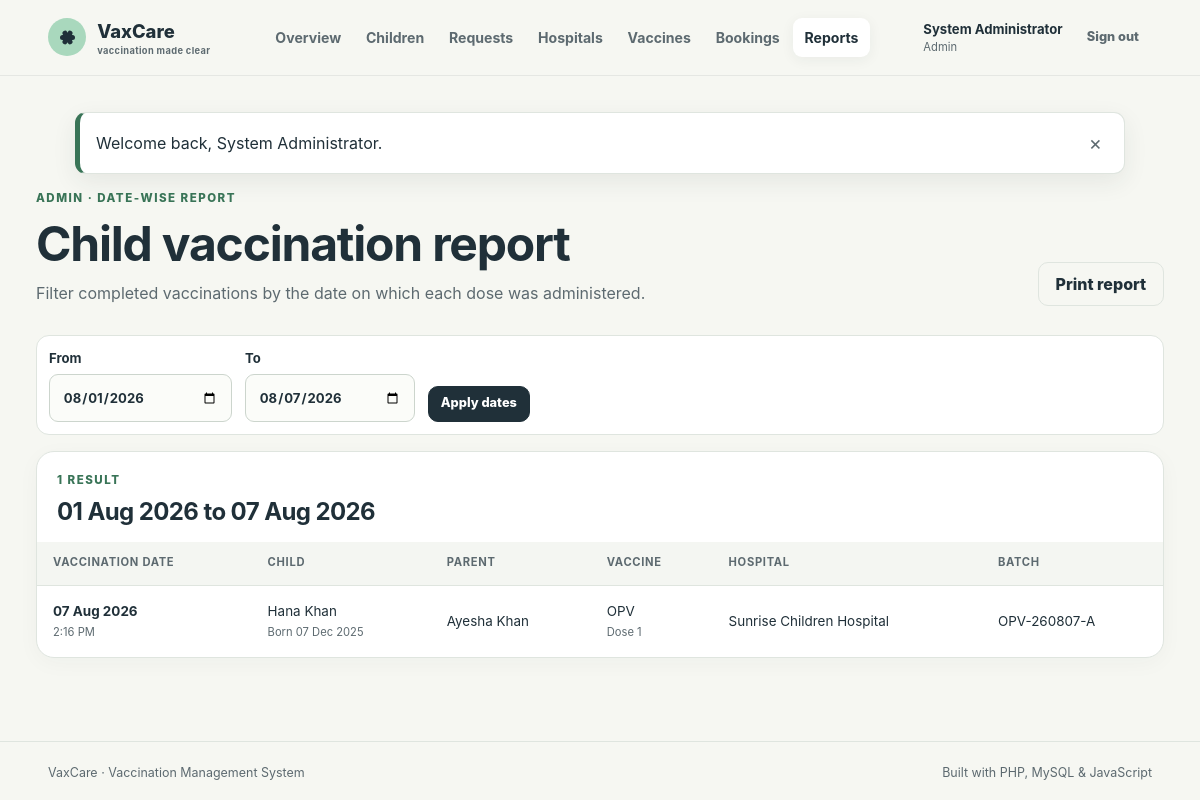
Page /index.php?route=admin.reports (signed in) on the committed database.
### tables this page shows
CREATE TABLE `vaccination_records` (
  `id` bigint(20) unsigned NOT NULL AUTO_INCREMENT,
  `appointment_id` bigint(20) unsigned NOT NULL,
  `child_id` bigint(20) unsigned NOT NULL,
  `vaccine_id` bigint(20) unsigned NOT NULL,
  `hospital_id` bigint(20) unsigned NOT NULL,
  `administered_at` datetime NOT NULL,
  `batch_number` varchar(80) DEFAULT NULL,
  `notes` varchar(500) DEFAULT NULL,
  `created_at` timestamp NOT NULL DEFAULT current_timestamp(),
  PRIMARY KEY (`id`),
  UNIQUE KEY `appointment_id` (`appointment_id`),
  KEY `fk_record_vaccine` (`vaccine_id`),
  KEY `fk_record_hospital` (`hospital_id`),
  KEY `idx_records_child_date` (`child_id`,`administered_at`),
  KEY `idx_records_date` (`administered_at`),
  CONSTRAINT `fk_record_appointment` FOREIGN KEY (`appointment_id`) REFERENCES `appointments` (`id`) ON DELETE CASCADE,
  CONSTRAINT `fk_record_child` FOREIGN KEY (`child_id`) REFERENCES `children` (`id`) ON DELETE CASCADE,
  CONSTRAINT `fk_record_hospital` FOREIGN KEY (`hospital_id`) REFERENCES `hospitals` (`id`),
  CONSTRAINT `fk_record_vaccine` FOREIGN KEY (`vaccine_id`) REFERENCES `vaccines` (`id`)
);

CREATE TABLE `children` (
  `id` bigint(20) unsigned NOT NULL AUTO_INCREMENT,
  `parent_id` bigint(20) unsigned NOT NULL,
  `name` varchar(100) NOT NULL,
  `date_of_birth` date NOT NULL,
  `gender` enum('female','male','other') NOT NULL,
  `blood_group` varchar(5) DEFAULT NULL,
  `medical_notes` varchar(500) DEFAULT NULL,
  `created_at` timestamp NOT NULL DEFAULT current_timestamp(),
  `updated_at` timestamp NOT NULL DEFAULT current_timestamp() ON UPDATE current_timestamp(),
  PRIMARY KEY (`id`),
  KEY `idx_children_parent` (`parent_id`),
  KEY `idx_children_birth` (`date_of_birth`),
  CONSTRAINT `fk_child_parent` FOREIGN KEY (`parent_id`) REFERENCES `users` (`id`) ON DELETE CASCADE
);

CREATE TABLE `users` (
  `id` bigint(20) unsigned NOT NULL AUTO_INCREMENT,
  `role` enum('admin','parent','hospital') NOT NULL,
  `name` varchar(100) NOT NULL,
  `email` varchar(190) NOT NULL,
  `password_hash` varchar(255) NOT NULL,
  `phone` varchar(30) DEFAULT NULL,
  `status` enum('active','inactive') NOT NULL DEFAULT 'active',
  `created_at` timestamp NOT NULL DEFAULT current_timestamp(),
  `updated_at` timestamp NOT NULL DEFAULT current_timestamp() ON UPDATE current_timestamp(),
  PRIMARY KEY (`id`),
  UNIQUE KEY `email` (`email`),
  KEY `idx_users_role_status` (`role`,`status`)
);

CREATE TABLE `vaccines` (
  `id` bigint(20) unsigned NOT NULL AUTO_INCREMENT,
  `name` varchar(100) NOT NULL,
  `disease` varchar(140) NOT NULL,
  `dose_label` varchar(60) NOT NULL,
  `recommended_age_months` smallint(5) unsigned NOT NULL,
  `description` varchar(500) DEFAULT NULL,
  `is_active` tinyint(1) NOT NULL DEFAULT 1,
  `created_at` timestamp NOT NULL DEFAULT current_timestamp(),
  PRIMARY KEY (`id`),
  UNIQUE KEY `uq_vaccine_schedule` (`name`,`dose_label`,`recommended_age_months`),
  KEY `idx_vaccine_age_active` (`recommended_age_months`,`is_active`)
);

### app/helpers.php (called while the page is built, shortened)
<?php
function e(mixed $value): string
{
    return htmlspecialchars((string) $value, ENT_QUOTES | ENT_SUBSTITUTE, 'UTF-8');
}
function display_date(?string $date, string $format = 'd M Y'): string
{
    return (new DateTimeImmutable($date))->format($format);
}
function render(string $view, array $data = []): never
{
    $viewFile = __DIR__ . '/views/' . $view . '.php';
    extract($data, EXTR_SKIP);
    require __DIR__ . '/views/layout/header.php';
    require $viewFile;
    require __DIR__ . '/views/layout/footer.php';
    exit;
}

### app/controllers/AdminController.php (called while the page is built, shortened)
<?php
function admin_reports(PDO $pdo): never
{
    $from = (string) ($_GET['from'] ?? date('Y-m-01'));
    $to = (string) ($_GET['to'] ?? date('Y-m-d'));
    $statement = $pdo->prepare(
        'SELECT vr.*, c.name child_name, c.date_of_birth, p.name parent_name,
                v.name vaccine_name, v.dose_label, hu.name hospital_name
         FROM vaccination_records vr
         JOIN children c ON c.id = vr.child_id JOIN users p ON p.id = c.parent_id
         JOIN vaccines v ON v.id = vr.vaccine_id
         JOIN hospitals h ON h.id = vr.hospital_id JOIN users hu ON hu.id = h.user_id
         WHERE DATE(vr.administered_at) BETWEEN ? AND ? ORDER BY vr.administered_at DESC'
    );
    $statement->execute([$from, $to]);
    $records = $statement->fetchAll();
    render('admin/reports', ['title' => 'Date-wise vaccination report', 'records' => $records, 'from' => $from, 'to' => $to]);
}

### public/index.php (called while the page is built, shortened)
<?php
require_once dirname(__DIR__) . '/app/bootstrap.php';
require_once dirname(__DIR__) . '/app/controllers/AdminController.php';
$route = (string) ($_GET['route'] ?? 'home');
$routes = [
    'home' => 'auth_home',
    'login' => 'auth_login',
    'register.parent' => 'auth_register_parent',
    'register.hospital' => 'auth_register_hospital',
    'logout' => 'auth_logout',
    'admin.dashboard' => 'admin_dashboard',
    'admin.children' => 'admin_children',
    'admin.requests' => 'admin_requests',
    'admin.request.update' => 'admin_request_update',
    'admin.hospitals' => 'admin_hospitals',
    'admin.hospital.save' => 'admin_hospital_save',
    'admin.hospital.delete' => 'admin_hospital_delete',
    'admin.vaccines' => 'admin_vaccines',
    'admin.bookings' => 'admin_bookings',
    'admin.reports' => 'admin_reports',
    'parent.dashboard' => 'parent_dashboard',
    'parent.children' => 'parent_children',
    'parent.child.save' => 'parent_child_save',
    'parent.child.delete' => 'parent_child_delete',
    'parent.hospitals' => 'parent_hospitals',
    'parent.booking.create' => 'parent_booking_create',
    'parent.bookings' => 'parent_bookings',
    'parent.report' => 'parent_report',
    'parent.profile' => 'parent_profile',
    'hospital.dashboard' => 'hospital_dashboard',
    'hospital.inventory' => 'hospital_inventory',
    'hospital.inventory.update' => 'hospital_inventory_update',
    'hospital.appointments' => 'hospital_appointments',
    'hospital.appointment.update' => 'hospital_appointment_update',
];
$routes[$route]($pdo);

### app/views/admin/reports.php (the view)
<div class="page-heading"><div><span class="eyebrow">Admin · Date-wise report</span><h1>Child vaccination report</h1><p>Filter completed vaccinations by the date on which each dose was administered.</p></div><button class="button button-secondary" type="button" data-print>Print report</button></div>
<form class="filter-bar report-filter" method="get" action="index.php"><input type="hidden" name="route" value="admin.reports"><label>From<input type="date" name="from" value="<?= e($from) ?>" required></label><label>To<input type="date" name="to" value="<?= e($to) ?>" required></label><button class="button button-small" type="submit">Apply dates</button></form>
<section class="panel table-panel"><div class="panel-heading"><div><span class="eyebrow"><?= count($records) ?> result<?= count($records) === 1 ? '' : 's' ?></span><h2><?= e(display_date($from)) ?> to <?= e(display_date($to)) ?></h2></div></div>
<?php if (!$records): ?><div class="empty-inline"><p>No vaccinations were recorded in this date range.</p></div><?php else: ?><div class="table-scroll"><table><thead><tr><th>Vaccination date</th><th>Child</th><th>Parent</th><th>Vaccine</th><th>Hospital</th><th>Batch</th></tr></thead><tbody><?php foreach ($records as $record): ?><tr><td><strong><?= e(display_date($record['administered_at'])) ?></strong><small><?= e(display_date($record['administered_at'], 'g:i A')) ?></small></td><td><?= e($record['child_name']) ?><small>Born <?= e(display_date($record['date_of_birth'])) ?></small></td><td><?= e($record['parent_name']) ?></td><td><?= e($record['vaccine_name']) ?><small><?= e($record['dose_label']) ?></small></td><td><?= e($record['hospital_name']) ?></td><td><?= e($record['batch_number'] ?: 'Not recorded') ?></td></tr><?php endforeach; ?></tbody></table></div><?php endif; ?></section>

### public/assets/css/app.css (style rules this page uses)
:root { --ink: #203039; --ink-soft: #5d6a70; --paper: #f6f7f2; --surface: #ffffff; --line: #dfe5df; --mint: #a9d8bd; --mint-deep: #397457; --coral: #f1a78f; --coral-deep: #994d37; --blue: #b8d7e8; --blue-deep: #35677f; --sun: #f0d477; --danger: #b94b49; --shadow: 0 14px 42px rgba(32, 48, 57, .08); --radius: 18px; --radius-sm: 11px; }
* { box-sizing: border-box; }
html { scroll-behavior: smooth; }
body { margin: 0; color: var(--ink); background: var(--paper); font-family: Inter, ui-sans-serif, system-ui, -apple-system, "Segoe UI", sans-serif; line-height: 1.55; }
button, input, select, textarea { font: inherit; }
button, a { -webkit-tap-highlight-color: transparent; }
h1, h2, h3, p { margin-top: 0; }
h1, h2, h3 { line-height: 1.13; letter-spacing: -.025em; }
h1 { font-size: clamp(2rem, 4vw, 3.5rem); margin-bottom: .65rem; }
h2 { font-size: clamp(1.25rem, 2vw, 1.75rem); margin-bottom: .55rem; }
small { color: var(--ink-soft); }
.eyebrow { display: block; margin-bottom: .55rem; color: var(--mint-deep); font-size: .72rem; font-weight: 800; letter-spacing: .13em; text-transform: uppercase; }
.button { display: inline-flex; align-items: center; justify-content: center; min-height: 44px; padding: .7rem 1.05rem; border: 1px solid var(--ink); border-radius: 10px; background: var(--ink); color: white; font-weight: 800; line-height: 1; cursor: pointer; transition: transform .18s ease, box-shadow .18s ease, background .18s ease; }
.button-secondary { color: var(--ink); background: transparent; border-color: var(--line); }
.button-small { min-height: 36px; padding: .55rem .75rem; font-size: .8rem; }
form label { display: block; color: var(--ink); font-size: .82rem; font-weight: 750; }
input, select, textarea { width: 100%; margin-top: .38rem; padding: .72rem .8rem; color: var(--ink); background: #fbfcf9; border: 1px solid #ccd5cd; border-radius: 9px; outline: none; }
form > label, form > .password-field, form > .form-grid { margin-bottom: 1rem; }
.page-heading { display: flex; align-items: flex-end; justify-content: space-between; gap: 1.5rem; margin-bottom: 1.8rem; }
.page-heading h1 { font-size: clamp(2rem, 4vw, 3.25rem); }
.page-heading p { max-width: 690px; margin-bottom: 0; color: var(--ink-soft); }
.panel { margin-bottom: 1.4rem; padding: clamp(1rem, 2.5vw, 1.5rem); background: white; border: 1px solid var(--line); border-radius: var(--radius); box-shadow: 0 5px 22px rgba(32,48,57,.035); }
.panel-heading { display: flex; align-items: center; justify-content: space-between; gap: 1rem; margin-bottom: 1rem; }
.panel-heading h2, .panel-heading p { margin-bottom: 0; }
.table-panel { padding: 0; overflow: hidden; }
.table-panel > .panel-heading { padding: 1.25rem 1.25rem 0; }
.table-scroll { overflow-x: auto; }
table { width: 100%; border-collapse: collapse; font-size: .84rem; }
th { padding: .8rem 1rem; color: var(--ink-soft); background: #f4f6f2; font-size: .7rem; letter-spacing: .06em; text-align: left; text-transform: uppercase; white-space: nowrap; }
td { padding: .95rem 1rem; border-top: 1px solid var(--line); vertical-align: middle; }
td strong, td small { display: block; }
td small { margin-top: .15rem; }
.filter-bar { display: flex; align-items: flex-end; gap: .8rem; margin-bottom: 1rem; padding: .75rem; border: 1px solid var(--line); border-radius: 13px; background: white; }
.filter-bar label { min-width: 170px; margin: 0; }

### rows in the picture
vaccination_records: administered_at "07 Aug 2026", administered_at "2:16 PM", child.name "Hana Khan", child.date_of_birth "07 Dec 2025", users.name "Ayesha Khan", vaccine.name "OPV", vaccine.dose_label "Dose 1", users.name "Sunrise Children Hospital", batch_number "OPV-260807-A"

### other values in the picture
$label "Overview"
$label "Children"
$label "Requests"
$label "Hospitals"
$label "Vaccines"
$label "Bookings"
$label "Reports"
$user['name'] "System Administrator"
status_label($role) "Admin"
$flash['message'] "Welcome back, System Administrator."
count($records) "1"
display_date($from) "01 Aug 2026"
display_date($to) "07 Aug 2026"
